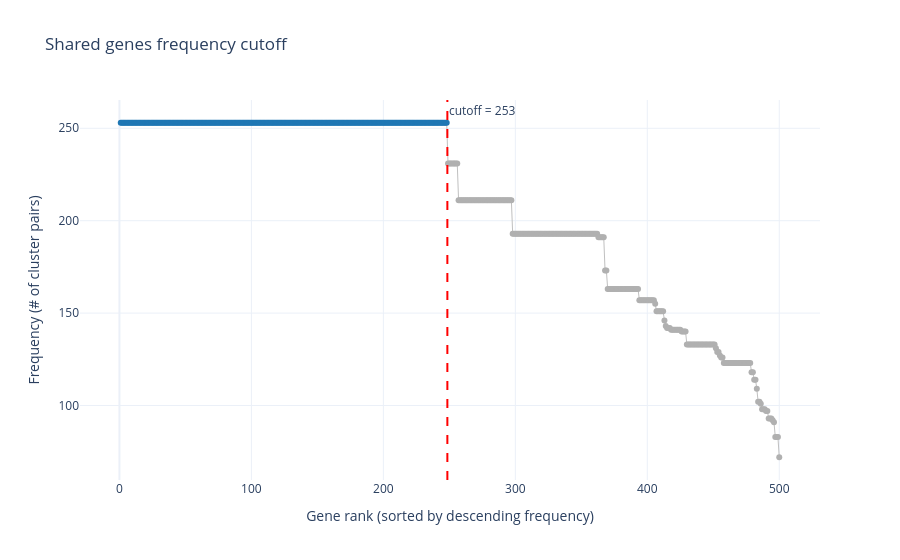
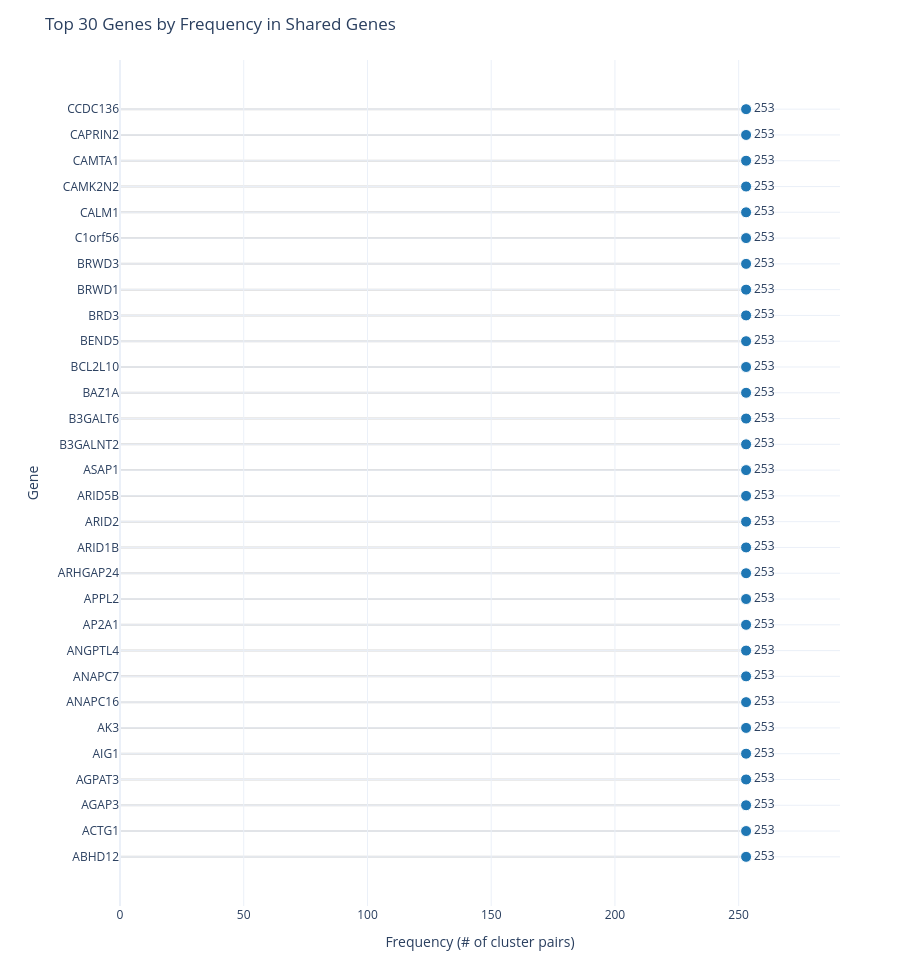

Notebook cell for these charts, in order:
### Code cell
# Frequency of each gene across the shared-gene sets, with an automatic Otsu
# cutoff separating incidental genes from recurrently-shared ones, and a
# biological (Wang) + co-occurrence (Jaccard) summary of the selected genes.
shared_freq_df = cds.compute_gene_frequencies(shared_df, "Shared Genes")
shared_cutoff = cds.compute_frequency_cutoff(shared_freq_df)
fig = cds.plot_frequency_cutoff(shared_freq_df, shared_cutoff, title="Shared genes frequency cutoff")
fig.show()

result = cds.summarize_genes(
    shared_df,
    gene_column="Shared Genes",
    gene_ids=genes_symbols,
    gene_similarity_matrix=wang_sim_matrix,
    label="Shared Genes",
)
print(f"Selected genes (>= frequency {result.cutoff_used}): {result.selected_genes}")
display(result.similarity_submatrix)
display(result.cooccurrence_df)
result.frequency_figure.show()

### Figure 1 — Plotly figure (JSON) as saved in the notebook; plotly's stock layout.template omitted (floating-point values rounded to 4 significant figures; data arrays with more than 128 entries replaced by an {"elided": "..."} marker saying what was removed)
{"data": [{"hovertemplate": "Rank: %{x}<br>Frequency: %{y}<extra></extra>", "line": {"color": "#c0c0c0", "width": 1}, "marker": {"color": {"elided": "500 str values"}, "size": 6}, "mode": "lines+markers", "type": "scatter", "x": {"elided": "500 int values"}, "y": {"elided": "500 int values"}}], "layout": {"annotations": [{"showarrow": false, "text": "cutoff = 253", "x": 248.5, "xanchor": "left", "xref": "x", "y": 1, "yanchor": "top", "yref": "y domain"}], "shapes": [{"line": {"color": "red", "dash": "dash"}, "type": "line", "x0": 248.5, "x1": 248.5, "xref": "x", "y0": 0, "y1": 1, "yref": "y domain"}], "title": {"text": "Shared genes frequency cutoff"}, "xaxis": {"title": {"text": "Gene rank (sorted by descending frequency)"}}, "yaxis": {"title": {"text": "Frequency (# of cluster pairs)"}}}}

### Figure 2 — Plotly figure (JSON) as saved in the notebook; plotly's stock layout.template omitted (floating-point values rounded to 4 significant figures)
{"data": [{"hovertemplate": "Gene: %{y}<br>Frequency: %{x}<extra></extra>", "marker": {"color": "#1f77b4", "line": {"color": "white", "width": 1}, "size": 11}, "mode": "markers+text", "showlegend": false, "text": [253.0, 253.0, 253.0, 253.0, 253.0, 253.0, 253.0, 253.0, 253.0, 253.0, 253.0, 253.0, 253.0, 253.0, 253.0, 253.0, 253.0, 253.0, 253.0, 253.0, 253.0, 253.0, 253.0, 253.0, 253.0, 253.0, 253.0, 253.0, 253.0, 253.0], "textposition": "middle right", "type": "scatter", "x": [253, 253, 253, 253, 253, 253, 253, 253, 253, 253, 253, 253, 253, 253, 253, 253, 253, 253, 253, 253, 253, 253, 253, 253, 253, 253, 253, 253, 253, 253], "y": ["ABHD12", "ACTG1", "AGAP3", "AGPAT3", "AIG1", "AK3", "ANAPC16", "ANAPC7", "ANGPTL4", "AP2A1", "APPL2", "ARHGAP24", "ARID1B", "ARID2", "ARID5B", "ASAP1", "B3GALNT2", "B3GALT6", "BAZ1A", "BCL2L10", "BEND5", "BRD3", "BRWD1", "BRWD3", "C1orf56", "CALM1", "CAMK2N2", "CAMTA1", "CAPRIN2", "CCDC136"]}], "layout": {"height": 960, "margin": {"b": 40, "l": 120, "r": 60, "t": 60}, "shapes": [{"layer": "below", "line": {"color": "#d8d8d8", "width": 2}, "type": "line", "x0": 0, "x1": 253, "y0": "ABHD12", "y1": "ABHD12"}, {"layer": "below", "line": {"color": "#d8d8d8", "width": 2}, "type": "line", "x0": 0, "x1": 253, "y0": "ACTG1", "y1": "ACTG1"}, {"layer": "below", "line": {"color": "#d8d8d8", "width": 2}, "type": "line", "x0": 0, "x1": 253, "y0": "AGAP3", "y1": "AGAP3"}, {"layer": "below", "line": {"color": "#d8d8d8", "width": 2}, "type": "line", "x0": 0, "x1": 253, "y0": "AGPAT3", "y1": "AGPAT3"}, {"layer": "below", "line": {"color": "#d8d8d8", "width": 2}, "type": "line", "x0": 0, "x1": 253, "y0": "AIG1", "y1": "AIG1"}, {"layer": "below", "line": {"color": "#d8d8d8", "width": 2}, "type": "line", "x0": 0, "x1": 253, "y0": "AK3", "y1": "AK3"}, {"layer": "below", "line": {"color": "#d8d8d8", "width": 2}, "type": "line", "x0": 0, "x1": 253, "y0": "ANAPC16", "y1": "ANAPC16"}, {"layer": "below", "line": {"color": "#d8d8d8", "width": 2}, "type": "line", "x0": 0, "x1": 253, "y0": "ANAPC7", "y1": "ANAPC7"}, {"layer": "below", "line": {"color": "#d8d8d8", "width": 2}, "type": "line", "x0": 0, "x1": 253, "y0": "ANGPTL4", "y1": "ANGPTL4"}, {"layer": "below", "line": {"color": "#d8d8d8", "width": 2}, "type": "line", "x0": 0, "x1": 253, "y0": "AP2A1", "y1": "AP2A1"}, {"layer": "below", "line": {"color": "#d8d8d8", "width": 2}, "type": "line", "x0": 0, "x1": 253, "y0": "APPL2", "y1": "APPL2"}, {"layer": "below", "line": {"color": "#d8d8d8", "width": 2}, "type": "line", "x0": 0, "x1": 253, "y0": "ARHGAP24", "y1": "ARHGAP24"}, {"layer": "below", "line": {"color": "#d8d8d8", "width": 2}, "type": "line", "x0": 0, "x1": 253, "y0": "ARID1B", "y1": "ARID1B"}, {"layer": "below", "line": {"color": "#d8d8d8", "width": 2}, "type": "line", "x0": 0, "x1": 253, "y0": "ARID2", "y1": "ARID2"}, {"layer": "below", "line": {"color": "#d8d8d8", "width": 2}, "type": "line", "x0": 0, "x1": 253, "y0": "ARID5B", "y1": "ARID5B"}, {"layer": "below", "line": {"color": "#d8d8d8", "width": 2}, "type": "line", "x0": 0, "x1": 253, "y0": "ASAP1", "y1": "ASAP1"}, {"layer": "below", "line": {"color": "#d8d8d8", "width": 2}, "type": "line", "x0": 0, "x1": 253, "y0": "B3GALNT2", "y1": "B3GALNT2"}, {"layer": "below", "line": {"color": "#d8d8d8", "width": 2}, "type": "line", "x0": 0, "x1": 253, "y0": "B3GALT6", "y1": "B3GALT6"}, {"layer": "below", "line": {"color": "#d8d8d8", "width": 2}, "type": "line", "x0": 0, "x1": 253, "y0": "BAZ1A", "y1": "BAZ1A"}, {"layer": "below", "line": {"color": "#d8d8d8", "width": 2}, "type": "line", "x0": 0, "x1": 253, "y0": "BCL2L10", "y1": "BCL2L10"}, {"layer": "below", "line": {"color": "#d8d8d8", "width": 2}, "type": "line", "x0": 0, "x1": 253, "y0": "BEND5", "y1": "BEND5"}, {"layer": "below", "line": {"color": "#d8d8d8", "width": 2}, "type": "line", "x0": 0, "x1": 253, "y0": "BRD3", "y1": "BRD3"}, {"layer": "below", "line": {"color": "#d8d8d8", "width": 2}, "type": "line", "x0": 0, "x1": 253, "y0": "BRWD1", "y1": "BRWD1"}, {"layer": "below", "line": {"color": "#d8d8d8", "width": 2}, "type": "line", "x0": 0, "x1": 253, "y0": "BRWD3", "y1": "BRWD3"}, {"layer": "below", "line": {"color": "#d8d8d8", "width": 2}, "type": "line", "x0": 0, "x1": 253, "y0": "C1orf56", "y1": "C1orf56"}, {"layer": "below", "line": {"color": "#d8d8d8", "width": 2}, "type": "line", "x0": 0, "x1": 253, "y0": "CALM1", "y1": "CALM1"}, {"layer": "below", "line": {"color": "#d8d8d8", "width": 2}, "type": "line", "x0": 0, "x1": 253, "y0": "CAMK2N2", "y1": "CAMK2N2"}, {"layer": "below", "line": {"color": "#d8d8d8", "width": 2}, "type": "line", "x0": 0, "x1": 253, "y0": "CAMTA1", "y1": "CAMTA1"}, {"layer": "below", "line": {"color": "#d8d8d8", "width": 2}, "type": "line", "x0": 0, "x1": 253, "y0": "CAPRIN2", "y1": "CAPRIN2"}, {"layer": "below", "line": {"color": "#d8d8d8", "width": 2}, "type": "line", "x0": 0, "x1": 253, "y0": "CCDC136", "y1": "CCDC136"}], "title": {"text": "Top 30 Genes by Frequency in Shared Genes"}, "xaxis": {"range": [0, 290.9], "title": {"text": "Frequency (# of cluster pairs)"}}, "yaxis": {"title": {"text": "Gene"}}}}
